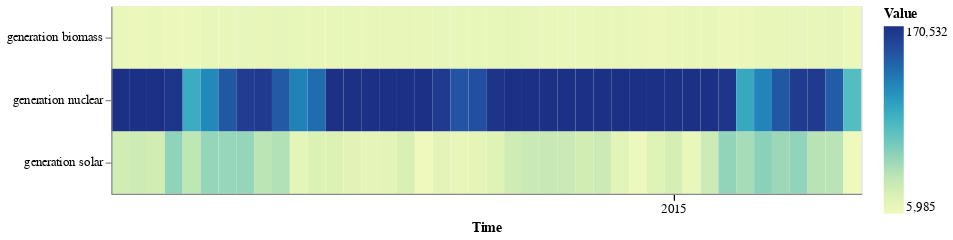

This figure's notebook cell:
### Markdown cell above
with multivariate Heatmap

### Code cell
on.Plot(ts_multi.head(1000))\
    .add(on.marks.heatmap)\
    .properties(width=600, height=150)\
    .show()

### Figure 1 — Vega specification as saved in the notebook (floating-point values rounded to 4 significant figures)
{"$schema": "https://vega.github.io/schema/vega/v5.json", "data": [{"name": "source_0", "values": [{"sum_value": 10200.0, "variable": "generation biomass", "yearmonthdate_time": "2015-01-01T00:00:00.000"}, {"sum_value": 9357.0, "variable": "generation biomass", "yearmonthdate_time": "2015-01-02T00:00:00.000"}, {"sum_value": 10480.0, "variable": "generation biomass", "yearmonthdate_time": "2015-01-03T00:00:00.000"}, {"sum_value": 9513.0, "variable": "generation biomass", "yearmonthdate_time": "2015-01-04T00:00:00.000"}, {"sum_value": 8880.0, "variable": "generation biomass", "yearmonthdate_time": "2015-01-05T00:00:00.000"}, {"sum_value": 12850.0, "variable": "generation biomass", "yearmonthdate_time": "2015-01-06T00:00:00.000"}, {"sum_value": 11930.0, "variable": "generation biomass", "yearmonthdate_time": "2015-01-07T00:00:00.000"}, {"sum_value": 12380.0, "variable": "generation biomass", "yearmonthdate_time": "2015-01-08T00:00:00.000"}, {"sum_value": 11640.0, "variable": "generation biomass", "yearmonthdate_time": "2015-01-09T00:00:00.000"}, {"sum_value": 13420.0, "variable": "generation biomass", "yearmonthdate_time": "2015-01-10T00:00:00.000"}, {"sum_value": 12710.0, "variable": "generation biomass", "yearmonthdate_time": "2015-01-11T00:00:00.000"}, {"sum_value": 11420.0, "variable": "generation biomass", "yearmonthdate_time": "2015-01-12T00:00:00.000"}, {"sum_value": 12600.0, "variable": "generation biomass", "yearmonthdate_time": "2015-01-13T00:00:00.000"}, {"sum_value": 12610.0, "variable": "generation biomass", "yearmonthdate_time": "2015-01-14T00:00:00.000"}, {"sum_value": 11670.0, "variable": "generation biomass", "yearmonthdate_time": "2015-01-15T00:00:00.000"}, {"sum_value": 11760.0, "variable": "generation biomass", "yearmonthdate_time": "2015-01-16T00:00:00.000"}, {"sum_value": 11840.0, "variable": "generation biomass", "yearmonthdate_time": "2015-01-17T00:00:00.000"}, {"sum_value": 11960.0, "variable": "generation biomass", "yearmonthdate_time": "2015-01-18T00:00:00.000"}, {"sum_value": 12300.0, "variable": "generation biomass", "yearmonthdate_time": "2015-01-19T00:00:00.000"}, {"sum_value": 12650.0, "variable": "generation biomass", "yearmonthdate_time": "2015-01-20T00:00:00.000"}, {"sum_value": 12860.0, "variable": "generation biomass", "yearmonthdate_time": "2015-01-21T00:00:00.000"}, {"sum_value": 12860.0, "variable": "generation biomass", "yearmonthdate_time": "2015-01-22T00:00:00.000"}, {"sum_value": 13150.0, "variable": "generation biomass", "yearmonthdate_time": "2015-01-23T00:00:00.000"}, {"sum_value": 12240.0, "variable": "generation biomass", "yearmonthdate_time": "2015-01-24T00:00:00.000"}, {"sum_value": 10660.0, "variable": "generation biomass", "yearmonthdate_time": "2015-01-25T00:00:00.000"}, {"sum_value": 11050.0, "variable": "generation biomass", "yearmonthdate_time": "2015-01-26T00:00:00.000"}, {"sum_value": 11060.0, "variable": "generation biomass", "yearmonthdate_time": "2015-01-27T00:00:00.000"}, {"sum_value": 11410.0, "variable": "generation biomass", "yearmonthdate_time": "2015-01-28T00:00:00.000"}, {"sum_value": 11590.0, "variable": "generation biomass", "yearmonthdate_time": "2015-01-29T00:00:00.000"}, {"sum_value": 10780.0, "variable": "generation biomass", "yearmonthdate_time": "2015-01-30T00:00:00.000"}, {"sum_value": 9318.0, "variable": "generation biomass", "yearmonthdate_time": "2015-01-31T00:00:00.000"}, {"sum_value": 10720.0, "variable": "generation biomass", "yearmonthdate_time": "2015-02-01T00:00:00.000"}, {"sum_value": 11620.0, "variable": "generation biomass", "yearmonthdate_time": "2015-02-02T00:00:00.000"}, {"sum_value": 11460.0, "variable": "generation biomass", "yearmonthdate_time": "2015-02-03T00:00:00.000"}, {"sum_value": 9110.0, "variable": "generation biomass", "yearmonthdate_time": "2015-02-04T00:00:00.000"}, {"sum_value": 9443.0, "variable": "generation biomass", "yearmonthdate_time": "2015-02-05T00:00:00.000"}, {"sum_value": 12630.0, "variable": "generation biomass", "yearmonthdate_time": "2015-02-06T00:00:00.000"}, {"sum_value": 11710.0, "variable": "generation biomass", "yearmonthdate_time": "2015-02-07T00:00:00.000"}, {"sum_value": 12230.0, "variable": "generation biomass", "yearmonthdate_time": "2015-02-08T00:00:00.000"}, {"sum_value": 11910.0, "variable": "generation biomass", "yearmonthdate_time": "2015-02-09T00:00:00.000"}, {"sum_value": 13460.0, "variable": "generation biomass", "yearmonthdate_time": "2015-02-10T00:00:00.000"}, {"sum_value": 9055.0, "variable": "generation biomass", "yearmonthdate_time": "2015-02-11T00:00:00.000"}, {"sum_value": 27450.0, "variable": "generation solar", "yearmonthdate_time": "2015-01-01T00:00:00.000"}, {"sum_value": 30060.0, "variable": "generation solar", "yearmonthdate_time": "2015-01-02T00:00:00.000"}, {"sum_value": 27500.0, "variable": "generation solar", "yearmonthdate_time": "2015-01-03T00:00:00.000"}, {"sum_value": 57660.0, "variable": "generation solar", "yearmonthdate_time": "2015-01-04T00:00:00.000"}, {"sum_value": 37860.0, "variable": "generation solar", "yearmonthdate_time": "2015-01-05T00:00:00.000"}, {"sum_value": 54970.0, "variable": "generation solar", "yearmonthdate_time": "2015-01-06T00:00:00.000"}, {"sum_value": 54420.0, "variable": "generation solar", "yearmonthdate_time": "2015-01-07T00:00:00.000"}, {"sum_value": 54840.0, "variable": "generation solar", "yearmonthdate_time": "2015-01-08T00:00:00.000"}, {"sum_value": 39410.0, "variable": "generation solar", "yearmonthdate_time": "2015-01-09T00:00:00.000"}, {"sum_value": 43440.0, "variable": "generation solar", "yearmonthdate_time": "2015-01-10T00:00:00.000"}, {"sum_value": 15120.0, "variable": "generation solar", "yearmonthdate_time": "2015-01-11T00:00:00.000"}, {"sum_value": 21290.0, "variable": "generation solar", "yearmonthdate_time": "2015-01-12T00:00:00.000"}, {"sum_value": 21260.0, "variable": "generation solar", "yearmonthdate_time": "2015-01-13T00:00:00.000"}, {"sum_value": 17570.0, "variable": "generation solar", "yearmonthdate_time": "2015-01-14T00:00:00.000"}, {"sum_value": 14020.0, "variable": "generation solar", "yearmonthdate_time": "2015-01-15T00:00:00.000"}, {"sum_value": 16270.0, "variable": "generation solar", "yearmonthdate_time": "2015-01-16T00:00:00.000"}, {"sum_value": 23880.0, "variable": "generation solar", "yearmonthdate_time": "2015-01-17T00:00:00.000"}, {"sum_value": 5985.0, "variable": "generation solar", "yearmonthdate_time": "2015-01-18T00:00:00.000"}, {"sum_value": 16900.0, "variable": "generation solar", "yearmonthdate_time": "2015-01-19T00:00:00.000"}, {"sum_value": 11300.0, "variable": "generation solar", "yearmonthdate_time": "2015-01-20T00:00:00.000"}, {"sum_value": 14550.0, "variable": "generation solar", "yearmonthdate_time": "2015-01-21T00:00:00.000"}, {"sum_value": 19000.0, "variable": "generation solar", "yearmonthdate_time": "2015-01-22T00:00:00.000"}, {"sum_value": 29100.0, "variable": "generation solar", "yearmonthdate_time": "2015-01-23T00:00:00.000"}, {"sum_value": 31990.0, "variable": "generation solar", "yearmonthdate_time": "2015-01-24T00:00:00.000"}, {"sum_value": 33760.0, "variable": "generation solar", "yearmonthdate_time": "2015-01-25T00:00:00.000"}, {"sum_value": 32520.0, "variable": "generation solar", "yearmonthdate_time": "2015-01-26T00:00:00.000"}, {"sum_value": 27960.0, "variable": "generation solar", "yearmonthdate_time": "2015-01-27T00:00:00.000"}, {"sum_value": 30520.0, "variable": "generation solar", "yearmonthdate_time": "2015-01-28T00:00:00.000"}, {"sum_value": 15860.0, "variable": "generation solar", "yearmonthdate_time": "2015-01-29T00:00:00.000"}, {"sum_value": 8506.0, "variable": "generation solar", "yearmonthdate_time": "2015-01-30T00:00:00.000"}, {"sum_value": 17940.0, "variable": "generation solar", "yearmonthdate_time": "2015-01-31T00:00:00.000"}, {"sum_value": 26090.0, "variable": "generation solar", "yearmonthdate_time": "2015-02-01T00:00:00.000"}, {"sum_value": 10530.0, "variable": "generation solar", "yearmonthdate_time": "2015-02-02T00:00:00.000"}, {"sum_value": 30350.0, "variable": "generation solar", "yearmonthdate_time": "2015-02-03T00:00:00.000"}, {"sum_value": 55950.0, "variable": "generation solar", "yearmonthdate_time": "2015-02-04T00:00:00.000"}, {"sum_value": 48280.0, "variable": "generation solar", "yearmonthdate_time": "2015-02-05T00:00:00.000"}, {"sum_value": 59170.0, "variable": "generation solar", "yearmonthdate_time": "2015-02-06T00:00:00.000"}, {"sum_value": 52160.0, "variable": "generation solar", "yearmonthdate_time": "2015-02-07T00:00:00.000"}, {"sum_value": 56230.0, "variable": "generation solar", "yearmonthdate_time": "2015-02-08T00:00:00.000"}, {"sum_value": 40830.0, "variable": "generation solar", "yearmonthdate_time": "2015-02-09T00:00:00.000"}, {"sum_value": 40080.0, "variable": "generation solar", "yearmonthdate_time": "2015-02-10T00:00:00.000"}, {"sum_value": 6011.0, "variable": "generation solar", "yearmonthdate_time": "2015-02-11T00:00:00.000"}, {"sum_value": 170300.0, "variable": "generation nuclear", "yearmonthdate_time": "2015-01-01T00:00:00.000"}, {"sum_value": 170500.0, "variable": "generation nuclear", "yearmonthdate_time": "2015-01-02T00:00:00.000"}, {"sum_value": 170300.0, "variable": "generation nuclear", "yearmonthdate_time": "2015-01-03T00:00:00.000"}, {"sum_value": 167000.0, "variable": "generation nuclear", "yearmonthdate_time": "2015-01-04T00:00:00.000"}, {"sum_value": 94290.0, "variable": "generation nuclear", "yearmonthdate_time": "2015-01-05T00:00:00.000"}, {"sum_value": 117500.0, "variable": "generation nuclear", "yearmonthdate_time": "2015-01-06T00:00:00.000"}, {"sum_value": 144400.0, "variable": "generation nuclear", "yearmonthdate_time": "2015-01-07T00:00:00.000"}, {"sum_value": 161900.0, "variable": "generation nuclear", "yearmonthdate_time": "2015-01-08T00:00:00.000"}, {"sum_value": 163800.0, "variable": "generation nuclear", "yearmonthdate_time": "2015-01-09T00:00:00.000"}, {"sum_value": 143100.0, "variable": "generation nuclear", "yearmonthdate_time": "2015-01-10T00:00:00.000"}, {"sum_value": 121300.0, "variable": "generation nuclear", "yearmonthdate_time": "2015-01-11T00:00:00.000"}, {"sum_value": 132700.0, "variable": "generation nuclear", "yearmonthdate_time": "2015-01-12T00:00:00.000"}, {"sum_value": 170400.0, "variable": "generation nuclear", "yearmonthdate_time": "2015-01-13T00:00:00.000"}, {"sum_value": 170400.0, "variable": "generation nuclear", "yearmonthdate_time": "2015-01-14T00:00:00.000"}, {"sum_value": 170300.0, "variable": "generation nuclear", "yearmonthdate_time": "2015-01-15T00:00:00.000"}, {"sum_value": 170400.0, "variable": "generation nuclear", "yearmonthdate_time": "2015-01-16T00:00:00.000"}, {"sum_value": 170500.0, "variable": "generation nuclear", "yearmonthdate_time": "2015-01-17T00:00:00.000"}, {"sum_value": 170500.0, "variable": "generation nuclear", "yearmonthdate_time": "2015-01-18T00:00:00.000"}, {"sum_value": 163400.0, "variable": "generation nuclear", "yearmonthdate_time": "2015-01-19T00:00:00.000"}, {"sum_value": 146300.0, "variable": "generation nuclear", "yearmonthdate_time": "2015-01-20T00:00:00.000"}, {"sum_value": 149200.0, "variable": "generation nuclear", "yearmonthdate_time": "2015-01-21T00:00:00.000"}, {"sum_value": 168000.0, "variable": "generation nuclear", "yearmonthdate_time": "2015-01-22T00:00:00.000"}, {"sum_value": 170400.0, "variable": "generation nuclear", "yearmonthdate_time": "2015-01-23T00:00:00.000"}, {"sum_value": 170300.0, "variable": "generation nuclear", "yearmonthdate_time": "2015-01-24T00:00:00.000"}, {"sum_value": 170300.0, "variable": "generation nuclear", "yearmonthdate_time": "2015-01-25T00:00:00.000"}, {"sum_value": 170400.0, "variable": "generation nuclear", "yearmonthdate_time": "2015-01-26T00:00:00.000"}, {"sum_value": 170500.0, "variable": "generation nuclear", "yearmonthdate_time": "2015-01-27T00:00:00.000"}, {"sum_value": 170300.0, "variable": "generation nuclear", "yearmonthdate_time": "2015-01-28T00:00:00.000"}, {"sum_value": 170300.0, "variable": "generation nuclear", "yearmonthdate_time": "2015-01-29T00:00:00.000"}, {"sum_value": 170300.0, "variable": "generation nuclear", "yearmonthdate_time": "2015-01-30T00:00:00.000"}, {"sum_value": 170400.0, "variable": "generation nuclear", "yearmonthdate_time": "2015-01-31T00:00:00.000"}, {"sum_value": 170300.0, "variable": "generation nuclear", "yearmonthdate_time": "2015-02-01T00:00:00.000"}, {"sum_value": 170500.0, "variable": "generation nuclear", "yearmonthdate_time": "2015-02-02T00:00:00.000"}, {"sum_value": 170300.0, "variable": "generation nuclear", "yearmonthdate_time": "2015-02-03T00:00:00.000"}, {"sum_value": 166800.0, "variable": "generation nuclear", "yearmonthdate_time": "2015-02-04T00:00:00.000"}, {"sum_value": 96890.0, "variable": "generation nuclear", "yearmonthdate_time": "2015-02-05T00:00:00.000"}, {"sum_value": 120200.0, "variable": "generation nuclear", "yearmonthdate_time": "2015-02-06T00:00:00.000"}, {"sum_value": 144800.0, "variable": "generation nuclear", "yearmonthdate_time": "2015-02-07T00:00:00.000"}, {"sum_value": 162000.0, "variable": "generation nuclear", "yearmonthdate_time": "2015-02-08T00:00:00.000"}, {"sum_value": 163700.0, "variable": "generation nuclear", "yearmonthdate_time": "2015-02-09T00:00:00.000"}, {"sum_value": 141900.0, "variable": "generation nuclear", "yearmonthdate_time": "2015-02-10T00:00:00.000"}, {"sum_value": 80740.0, "variable": "generation nuclear", "yearmonthdate_time": "2015-02-11T00:00:00.000"}], "transform": [{"type": "formula", "expr": "toDate(datum['yearmonthdate_time'])", "as": "yearmonthdate_time"}]}, {"name": "source_0_x_domain_yearmonthdate_time", "values": [{"yearmonthdate_time": "2015-01-01T00:00:00.000"}, {"yearmonthdate_time": "2015-01-02T00:00:00.000"}, {"yearmonthdate_time": "2015-01-03T00:00:00.000"}, {"yearmonthdate_time": "2015-01-04T00:00:00.000"}, {"yearmonthdate_time": "2015-01-05T00:00:00.000"}, {"yearmonthdate_time": "2015-01-06T00:00:00.000"}, {"yearmonthdate_time": "2015-01-07T00:00:00.000"}, {"yearmonthdate_time": "2015-01-08T00:00:00.000"}, {"yearmonthdate_time": "2015-01-09T00:00:00.000"}, {"yearmonthdate_time": "2015-01-10T00:00:00.000"}, {"yearmonthdate_time": "2015-01-11T00:00:00.000"}, {"yearmonthdate_time": "2015-01-12T00:00:00.000"}, {"yearmonthdate_time": "2015-01-13T00:00:00.000"}, {"yearmonthdate_time": "2015-01-14T00:00:00.000"}, {"yearmonthdate_time": "2015-01-15T00:00:00.000"}, {"yearmonthdate_time": "2015-01-16T00:00:00.000"}, {"yearmonthdate_time": "2015-01-17T00:00:00.000"}, {"yearmonthdate_time": "2015-01-18T00:00:00.000"}, {"yearmonthdate_time": "2015-01-19T00:00:00.000"}, {"yearmonthdate_time": "2015-01-20T00:00:00.000"}, {"yearmonthdate_time": "2015-01-21T00:00:00.000"}, {"yearmonthdate_time": "2015-01-22T00:00:00.000"}, {"yearmonthdate_time": "2015-01-23T00:00:00.000"}, {"yearmonthdate_time": "2015-01-24T00:00:00.000"}, {"yearmonthdate_time": "2015-01-25T00:00:00.000"}, {"yearmonthdate_time": "2015-01-26T00:00:00.000"}, {"yearmonthdate_time": "2015-01-27T00:00:00.000"}, {"yearmonthdate_time": "2015-01-28T00:00:00.000"}, {"yearmonthdate_time": "2015-01-29T00:00:00.000"}, {"yearmonthdate_time": "2015-01-30T00:00:00.000"}, {"yearmonthdate_time": "2015-01-31T00:00:00.000"}, {"yearmonthdate_time": "2015-02-01T00:00:00.000"}, {"yearmonthdate_time": "2015-02-02T00:00:00.000"}, {"yearmonthdate_time": "2015-02-03T00:00:00.000"}, {"yearmonthdate_time": "2015-02-04T00:00:00.000"}, {"yearmonthdate_time": "2015-02-05T00:00:00.000"}, {"yearmonthdate_time": "2015-02-06T00:00:00.000"}, {"yearmonthdate_time": "2015-02-07T00:00:00.000"}, {"yearmonthdate_time": "2015-02-08T00:00:00.000"}, {"yearmonthdate_time": "2015-02-09T00:00:00.000"}, {"yearmonthdate_time": "2015-02-10T00:00:00.000"}, {"yearmonthdate_time": "2015-02-11T00:00:00.000"}], "transform": [{"type": "formula", "expr": "toDate(datum['yearmonthdate_time'])", "as": "yearmonthdate_time"}]}, {"name": "source_0_y_domain_variable", "values": [{"variable": "generation biomass"}, {"variable": "generation solar"}, {"variable": "generation nuclear"}]}, {"name": "source_0_color_domain_sum_value", "values": [{"min": 5985.0, "max": 170500.0}]}], "marks": [{"type": "rect", "name": "layer_0_marks", "from": {"data": "source_0"}, "encode": {"update": {"y": {"field": "variable", "scale": "y"}, "fill": {"field": "sum_value", "scale": "color"}, "x": {"field": "yearmonthdate_time", "scale": "x"}, "width": {"signal": "max(0.25, bandwidth('x'))"}, "height": {"signal": "max(0.25, bandwidth('y'))"}}}, "style": ["rect"]}], "scales": [{"name": "x", "type": "band", "domain": {"data": "source_0_x_domain_yearmonthdate_time", "field": "yearmonthdate_time", "sort": true}, "range": [0, {"signal": "width"}], "paddingInner": 0, "paddingOuter": 0}, {"name": "y", "type": "band", "domain": {"data": "source_0_y_domain_variable", "field": "variable", "sort": true}, "range": [0, {"signal": "height"}], "paddingInner": 0, "paddingOuter": 0}, {"name": "color", "type": "linear", "domain": [{"signal": "(data(\"source_0_color_domain_sum_value\")[0] || {}).min"}, {"signal": "(data(\"source_0_color_domain_sum_value\")[0] || {}).max"}], "range": "heatmap", "interpolate": "hcl", "zero": false}], "axes": [{"scale": "x", "formatType": "time", "labelAngle": 0, "orient": "bottom", "tickMinStep": {"signal": "datetime(2001, 0, 2, 0, 0, 0, 0) - datetime(2001, 0, 1, 0, 0, 0, 0)"}, "grid": false, "labelOverlap": false, "zindex": 1, "encode": {"labels": {"update": {"fill": [{"test": "month(datum.value) == 1 && date(datum.value) == 1", "value": "black"}, {"value": null}]}}, "ticks": {"update": {"stroke": [{"test": "month(datum.value) == 1 && date(datum.value) == 1", "value": "black"}, {"value": null}]}}}, "title": "Time", "labelBaseline": "top", "format": "%Y"}, {"scale": "y", "zindex": 1, "orient": "left", "grid": false}], "height": 150, "background": "white", "padding": 5, "style": "cell", "width": 600, "legends": [{"title": "Value", "fill": "color", "gradientLength": {"signal": "clamp(height, 64, 200)"}}]}
